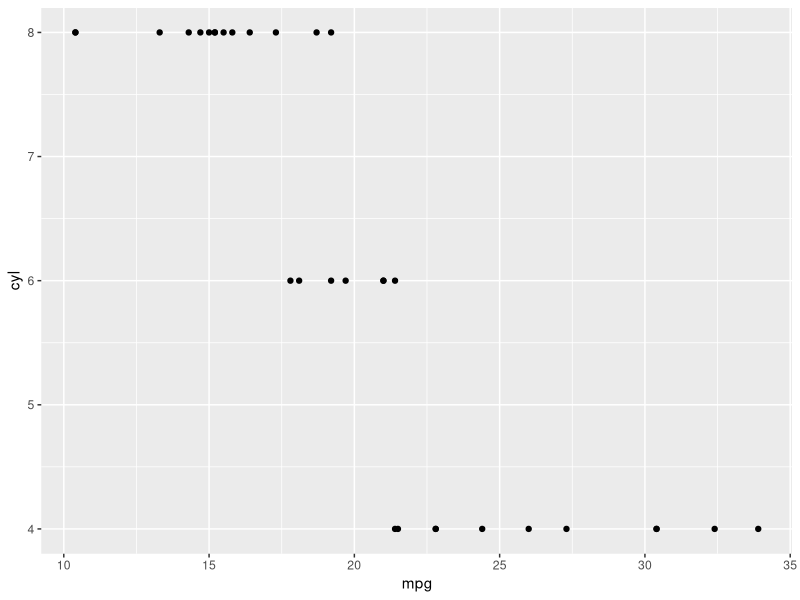
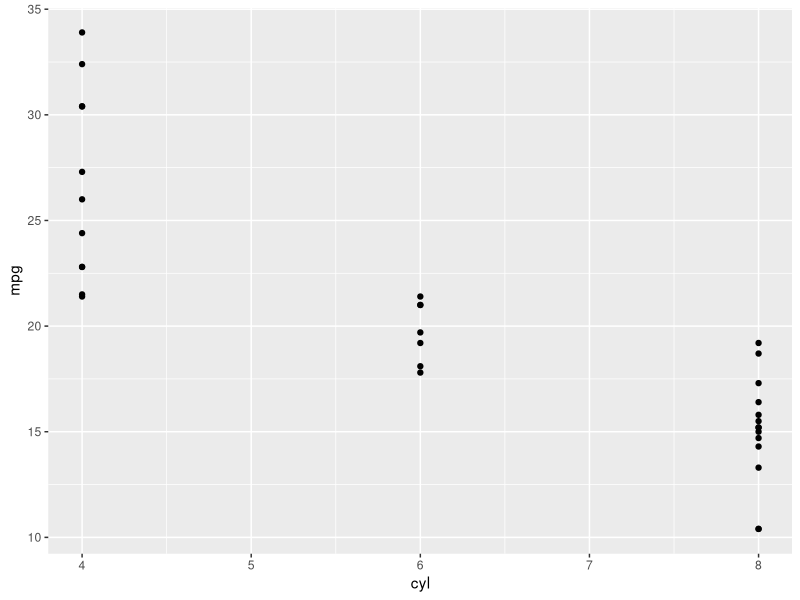
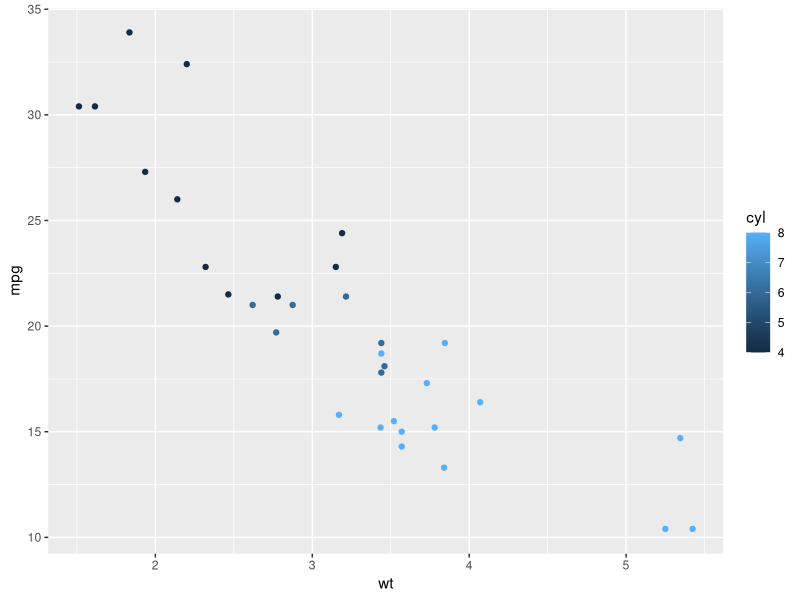
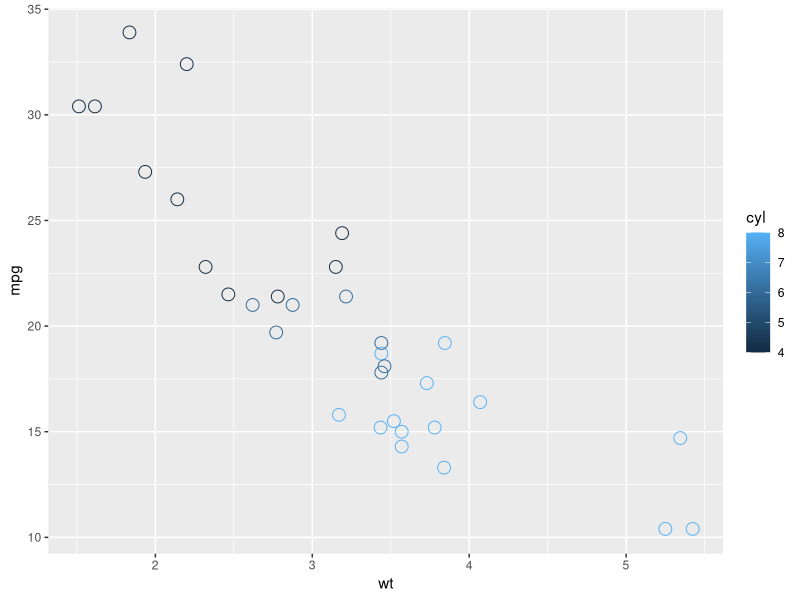
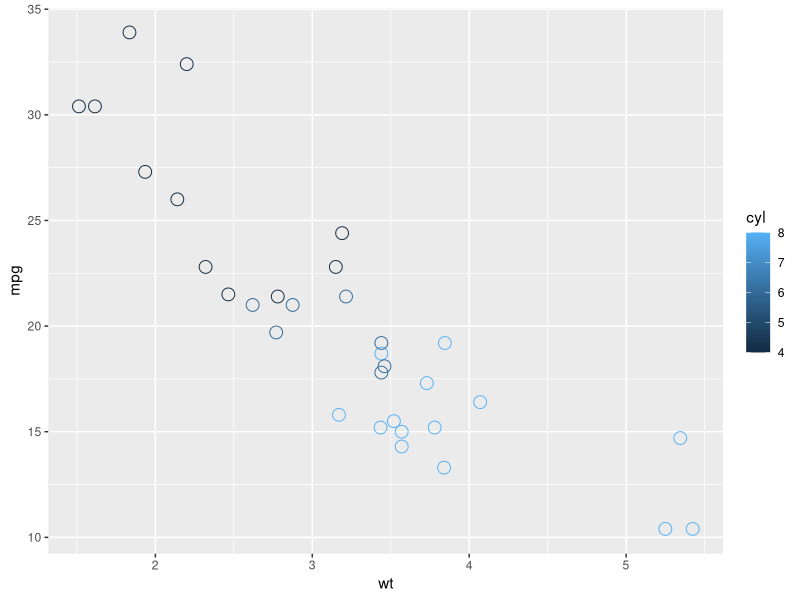
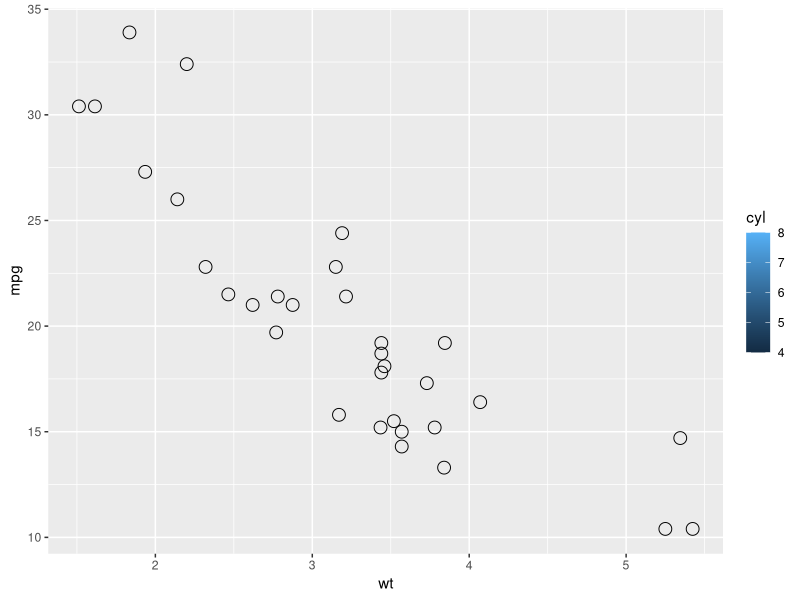
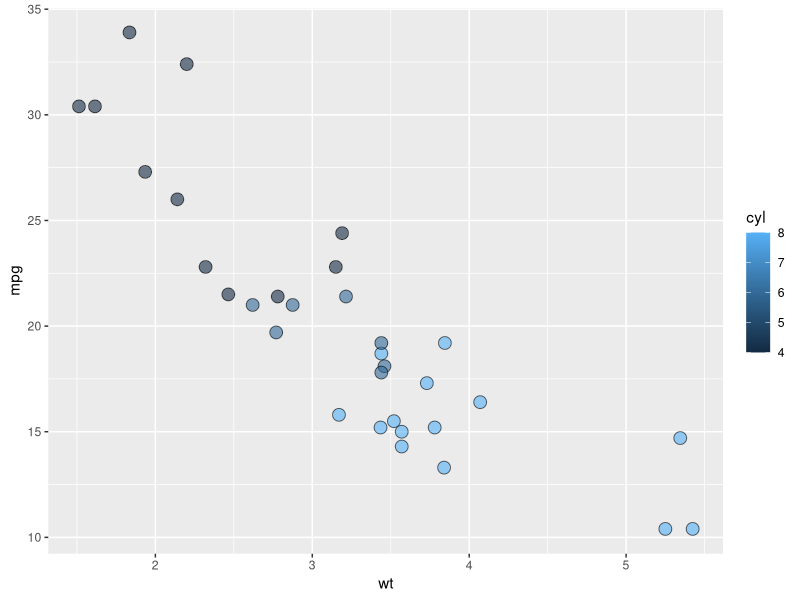
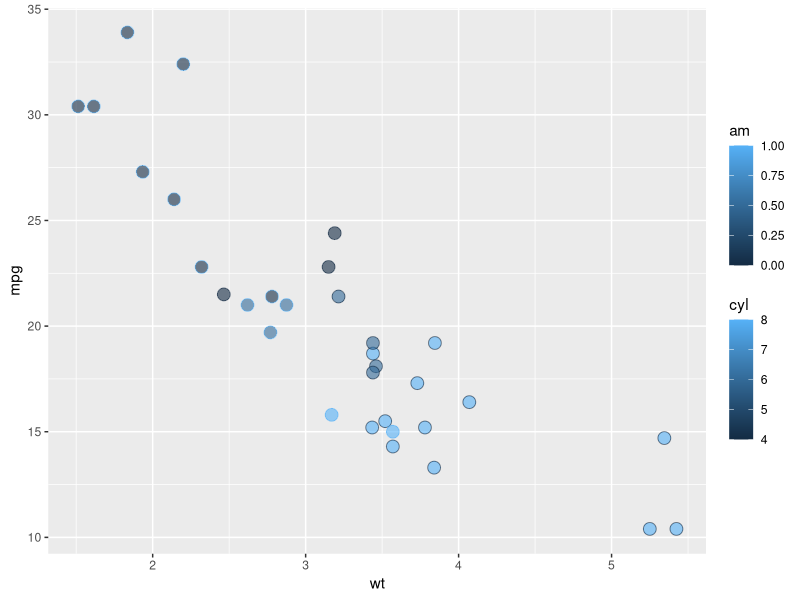

Source code (R) for these figures, in order: (Note: this script raises an error after producing the figures.)
library(ggplot2)

# 1 - Map mpg to x and cyl to y
ggplot(mtcars, aes(mpg, cyl)) +
  geom_point()

# 2 - Reverse: Map cyl to x and mpg to y
ggplot(mtcars, aes(cyl, mpg)) +
  geom_point()

# 3 - Map wt to x, mpg to y and cyl to col
ggplot(mtcars, aes(wt, mpg, col = cyl)) +
  geom_point()

# 4 - Change shape and size of the points in the above plot
ggplot(mtcars, aes(wt, mpg, col = cyl)) +
  geom_point(shape = 1, size = 4)


# am and cyl are factors, wt is numeric
class(mtcars$am)
class(mtcars$cyl)
class(mtcars$wt)

# From the previous exercise
ggplot(mtcars, aes(x = wt, y = mpg, col = cyl)) +
  geom_point(shape = 1, size = 4)

# 1 - Map cyl to fill
ggplot(mtcars, aes(x = wt, y = mpg, fill = cyl)) +
  geom_point(shape = 1, size = 4)


# 2 - Change shape and alpha of the points in the above plot
ggplot(mtcars, aes(x = wt, y = mpg, fill = cyl)) +
  geom_point(shape = 21, size = 4, alpha = 0.6)


# 3 - Map am to col in the above plot
ggplot(mtcars, aes(x = wt, y = mpg, fill = cyl, col = am)) +
  geom_point(shape = 21, size = 4, alpha = 0.6)


# Map cyl to size
ggplot(mtcars, aes(wt, mpg, size = cyl)) +
  geom_point()


# Map cyl to alpha
ggplot(mtcars, aes(wt, mpg, alpha = cyl)) +
  geom_point()


# Map cyl to shape 
ggplot(mtcars, aes(wt, mpg, shape = cyl)) +
  geom_point()


# Map cyl to label
ggplot(mtcars, aes(wt, mpg, label = cyl)) +
  geom_point() +
  geom_text()


# Define a hexadecimal color
my_color <- "#4ABEFF"

# Draw a scatter plot with color *aesthetic*
ggplot(mtcars, aes(wt, mpg, color = cyl)) + 
  geom_point()


# Same, but set color *attribute* in geom layer 
ggplot(mtcars, aes(wt, mpg)) + 
  geom_point(color = my_color)

# Set the fill aesthetic; color, size and shape attributes
ggplot(mtcars, aes(wt, mpg, fill = cyl)) + 
  geom_point(colour = my_color,size = 10, shape = 23)

# Expand to draw points with alpha 0.5
ggplot(mtcars, aes(x = wt, y = mpg, fill = cyl)) +
  geom_point(alpha = 0.5)


# Expand to draw points with shape 24 and color yellow
ggplot(mtcars, aes(x = wt, y = mpg, fill = cyl)) + 
  geom_point(shape = 24, colour = "yellow")


# Expand to draw text with label rownames(mtcars) and color red
ggplot(mtcars, aes(x = wt, y = mpg, fill = cyl)) +
  geom_text(label = rownames(mtcars), colour = "red")


# Map mpg onto x, qsec onto y and factor(cyl) onto col
ggplot(mtcars, aes(mpg, qsec, col = factor(cyl))) +
  geom_point()


# Add mapping: factor(am) onto shape
ggplot(mtcars, aes(mpg, qsec, col = factor(cyl), shape = factor(am))) +
  geom_point()


# Add mapping: (hp/wt) onto size
ggplot(mtcars, aes(mpg, qsec, col = factor(cyl), shape = factor(am), size = (hp/wt))) +
  geom_point()


cyl.am <- ggplot(mtcars, aes(x = factor(cyl), fill = factor(am)))


# The base layer, cyl.am, is available for you
# Add geom (position = "stack" by default)
cyl.am + 
  geom_bar(position = 'stack')

# Fill - show proportion
cyl.am + 
  geom_bar(position = 'fill')  

# Dodging - principles of similarity and proximity
cyl.am +
  geom_bar(position = 'dodge') 

# Clean up the axes with scale_ functions
val = c("#E41A1C", "#377EB8")
lab = c("Manual", "Automatic")
cyl.am +
  geom_bar(position = "dodge") +
  scale_x_discrete("Cylinders") + 
  scale_y_continuous("Number") +
  scale_fill_manual("Transmission", 
                    values = val,
                    labels = lab) 

# 1 - Create jittered plot of mtcars, mpg onto x, 0 onto y
ggplot(mtcars, aes(x = mpg, y = 0)) +
  geom_jitter()

# 2 - Add function to change y axis limits
ggplot(mtcars, aes(x = mpg, y = 0)) +
  geom_jitter() + 
  scale_y_continuous(limits = c(-2,2))


# Basic scatter plot: wt on x-axis and mpg on y-axis; map cyl to col
ggplot(mtcars, aes(x=wt, y = mpg, color = cyl)) + 
  geom_point(size = 4)

# Hollow circles - an improvement
ggplot(mtcars, aes(x=wt, y = mpg, color = cyl)) + 
  geom_point(size = 4, shape = 1)


# Add transparency - very nice
ggplot(mtcars, aes(x=wt, y = mpg, color = cyl)) + 
  geom_point(size = 4, shape = 1, alpha = 0.6)


# Scatter plot: carat (x), price (y), clarity (color)
ggplot(diamonds, aes(x = carat, y = price, color = clarity)) +
  geom_point()


# Adjust for overplotting
ggplot(diamonds, aes(x = carat, y = price, color = clarity)) +
  geom_point(alpha = 0.5)


# Scatter plot: clarity (x), carat (y), price (color)
ggplot(diamonds, aes(x = clarity, y = carat, color = price)) + 
  geom_point(alpha = 0.5)


# Dot plot with jittering
ggplot(diamonds, aes(x = clarity, y = carat, color = price)) + 
  geom_point(alpha = 0.5, position = 'jitter')

